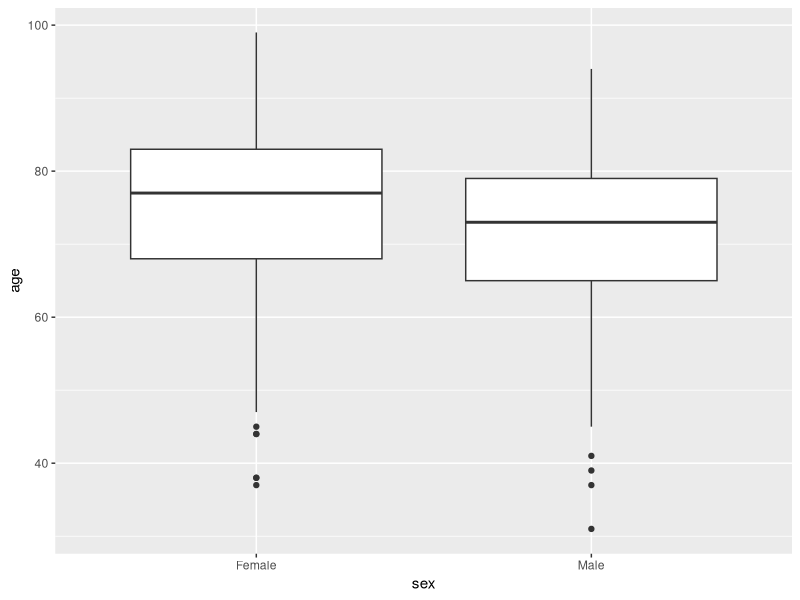
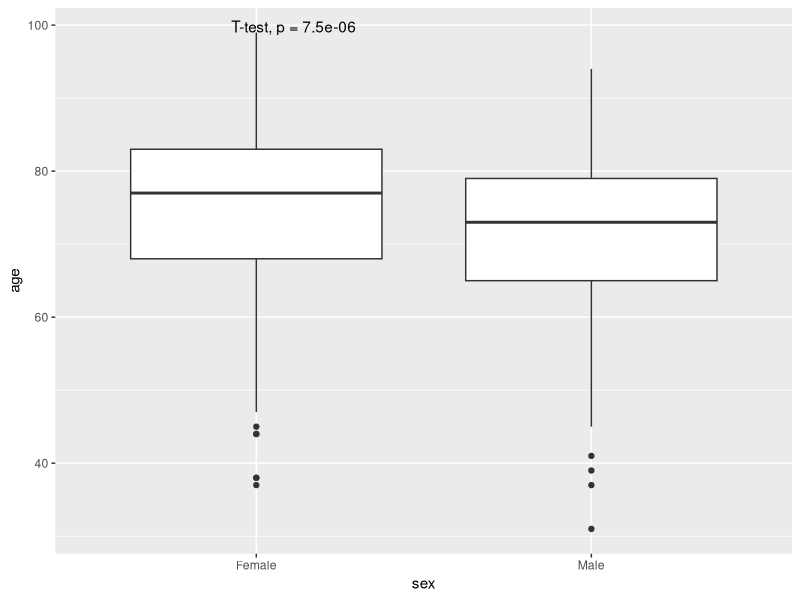
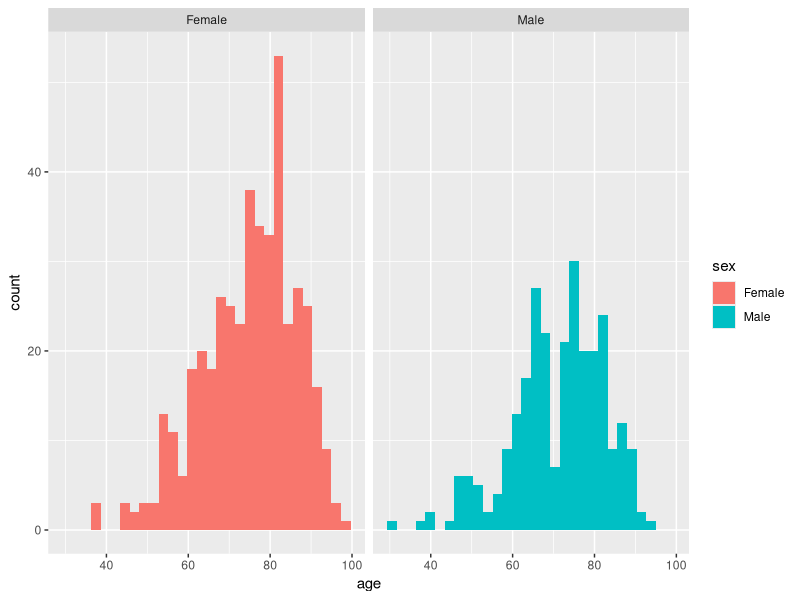
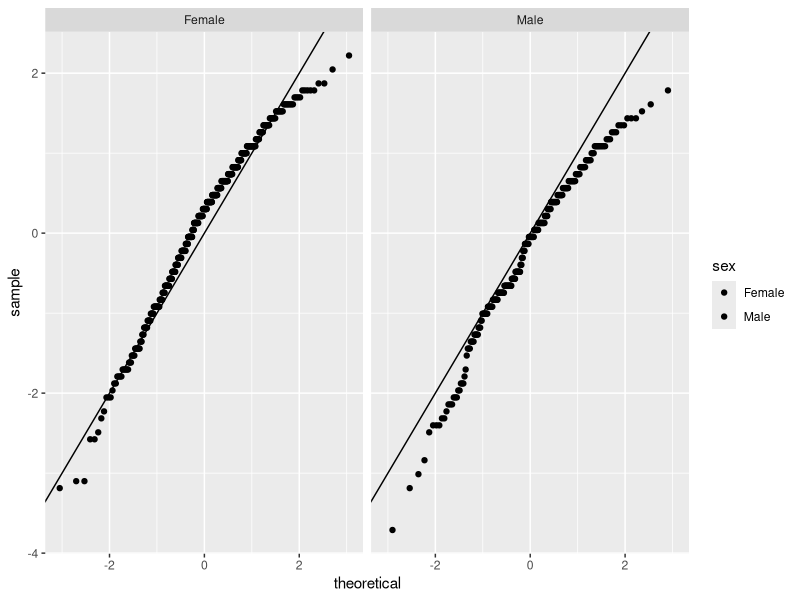
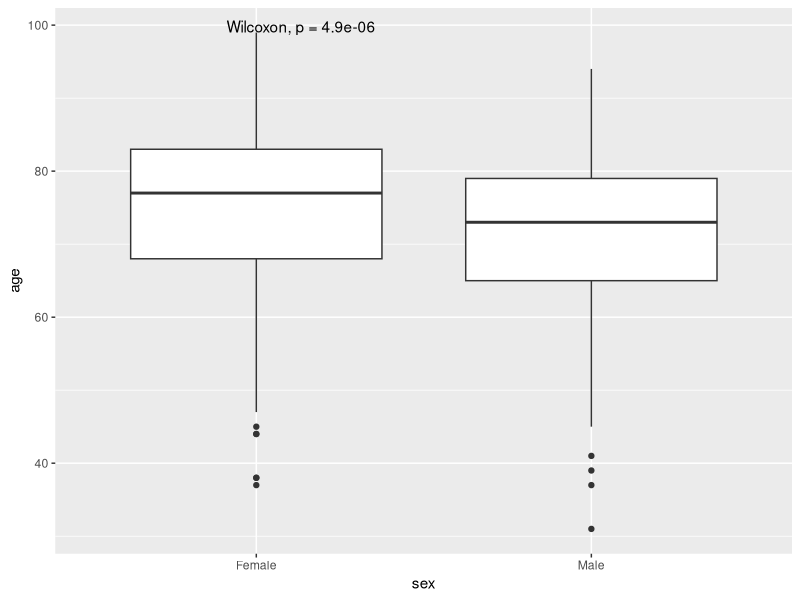
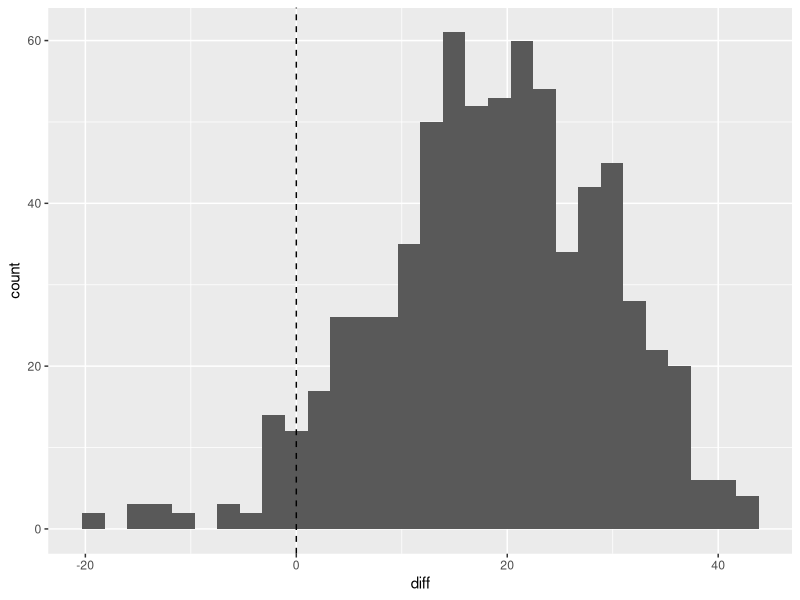
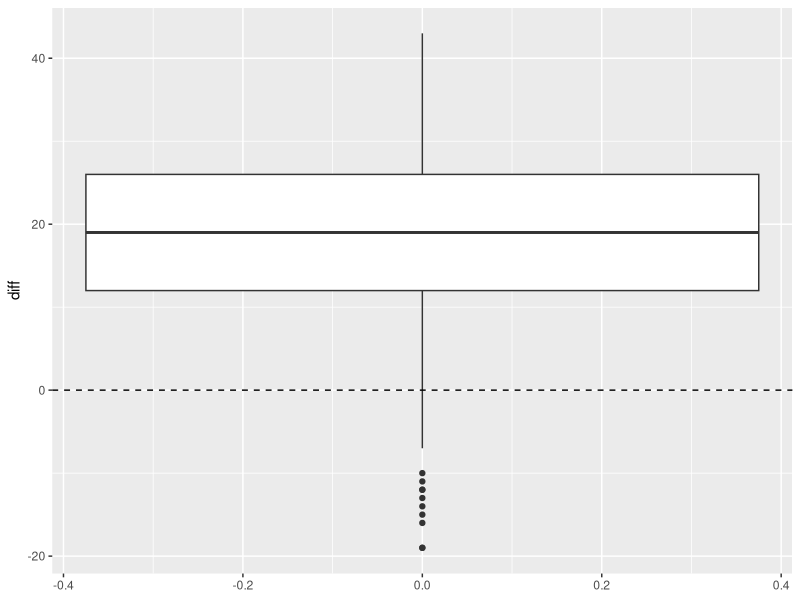
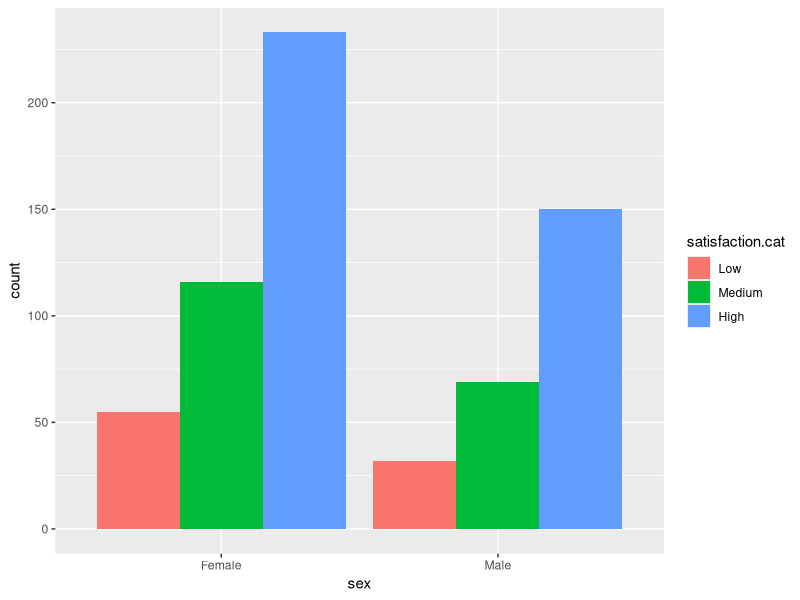

Recreate these plots in R, in order.
## ---- chunk 1
library(tidyverse)
## ---- chunk 2
getwd()
hip<-read.csv("../inst/extdata/hip_data.csv")
head(hip)
## ---- chunk 3
hip %>% filter(!is.na(sex)) %>% ggplot(aes(sex,age)) + geom_boxplot()
## ---- chunk 4
t<-t.test(age~sex,data=hip %>% filter(!is.na(sex)))
t

t$estimate
t$p.value
## ---- chunk 5
library(ggpubr)
hip %>% filter(!is.na(sex)) %>% ggplot(aes(sex,age)) + geom_boxplot() + stat_compare_means(method = "t.test")
## ---- chunk 6
hip %>% filter(!is.na(sex)) %>% ggplot(aes(age, fill=sex)) + facet_grid(~sex) + geom_histogram()
hip %>% filter(!is.na(sex)) %>% ggplot(aes(sample=scale(age), fill=sex)) + facet_grid(~sex) + geom_qq() + geom_abline() 
## ---- chunk 7
w<-wilcox.test(age~sex,data=hip %>% filter(!is.na(sex)))
w

est<-hip %>% filter(!is.na(sex)) %>% group_by(sex) %>% summarize(median=median(age,na.rm=TRUE))
est
## ---- chunk 8
hip %>% filter(!is.na(sex)) %>% ggplot(aes(sex,age)) + geom_boxplot() + stat_compare_means()
## ---- chunk 9

t<-t.test(hip$ohs0,hip$ohs6, paired=TRUE)
t

t$estimate
t$p.value
## ---- chunk 10
hip %>% mutate(diff=ohs6-ohs0) %>% ggplot(aes(diff)) + geom_histogram() +  geom_vline(xintercept = 0, lty=2) 
## ---- chunk 11
w<-wilcox.test(hip$ohs0,hip$ohs6,paired=TRUE)
w

w$p.value


## ---- chunk 12
hip %>% mutate(diff=ohs6-ohs0) %>% ggplot(aes(diff)) + geom_boxplot() +  geom_vline(xintercept = 0, lty=2)  + coord_flip() 
## ---- chunk 13
hip<-hip %>% mutate(satisfaction.cat=factor(ifelse(satisfaction<80,"Low",ifelse(between(satisfaction,80,90),"Medium","High")), levels=c("Low","Medium","High")))

hip %>% pull(satisfaction.cat) %>% table()


## ---- chunk 14
a<-aov(age~satisfaction.cat,data=hip)

s<-summary(a)

s
## ---- chunk 15

hip %>% filter(!is.na(satisfaction.cat))  %>% filter(!is.na(sex)) %>% ggplot(aes(sex,fill=satisfaction.cat)) + geom_bar(position="dodge")

t <- hip %>% select(sex,satisfaction.cat) %>% table()
t
## ---- chunk 16
prop.table(t, margin =1)

prop.table(t, margin =1) %>% as.data.frame() %>% ggplot(aes(x=sex,y=Freq,fill=satisfaction.cat)) + geom_bar(stat="identity")

## ---- chunk 17
c<-chisq.test(t)
c
